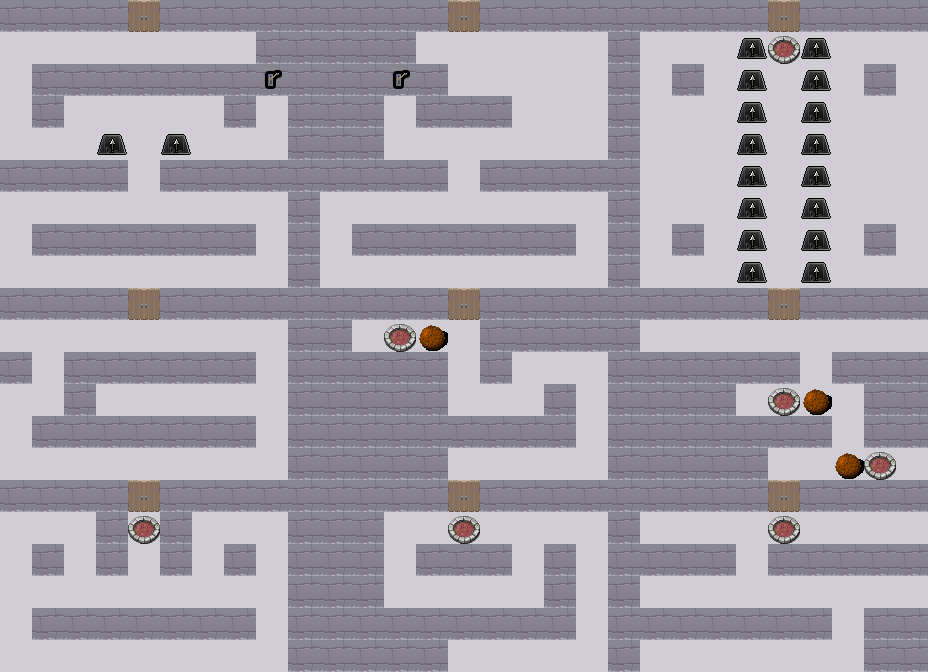

A 2D game scene composited from a Tiled map and its tileset images. What follows is a short description and the map's XML, with every tile layer's data as written:
An orthogonal 29x21 tile map with 32x32 px tiles, 1 tile layer (Tile Layer 1) and 4 objects.

<map version="1.0" orientation="orthogonal" renderorder="right-down" width="29" height="21" tilewidth="32" tileheight="32" nextobjectid="1">
 <tileset firstgid="1" name="tileset" tilewidth="32" tileheight="32" tilecount="9" columns="3">
  <image source="tileset.png" width="96" height="96" />
  <tile id="0">
   <objectgroup draworder="index">
    <object id="1" x="0" y="0" width="32" height="32" />
   </objectgroup>
  </tile>
  <tile id="2">
   <objectgroup draworder="index">
    <object id="1" x="0" y="0" width="32" height="32" />
   </objectgroup>
  </tile>
  <tile id="3">
   <properties>
    <property name="unity:layer" value="wall" />
   </properties>
   <objectgroup draworder="index">
    <object id="5" x="0" y="0" width="32" height="32" />
   </objectgroup>
  </tile>
  <tile id="5">
   <objectgroup draworder="index">
    <object id="1" x="0" y="0" width="32" height="32" />
   </objectgroup>
  </tile>
 </tileset>
 <layer name="Tile Layer 1" width="29" height="21">
  <data encoding="csv">
1,1,1,1,3,1,1,1,1,1,1,1,1,1,3,1,1,1,1,1,1,1,1,1,3,1,1,1,1,
2,2,2,2,2,2,2,2,1,1,1,1,1,2,2,2,2,2,2,1,2,2,2,7,5,7,2,2,2,
2,1,1,1,1,1,1,1,4,1,1,1,4,1,2,2,2,2,2,1,2,1,2,7,2,7,2,1,2,
2,1,2,2,2,2,2,1,2,1,1,1,2,1,1,1,2,2,2,1,2,2,2,7,2,7,2,2,2,
2,2,2,7,2,7,2,2,2,1,1,1,2,2,2,2,2,2,2,1,2,2,2,7,2,7,2,2,2,
1,1,1,1,2,1,1,1,1,1,1,1,1,1,2,1,1,1,1,1,2,2,2,7,2,7,2,2,2,
2,2,2,2,2,2,2,2,2,1,2,2,2,2,2,2,2,2,2,1,2,2,2,7,2,7,2,2,2,
2,1,1,1,1,1,1,1,2,1,2,1,1,1,1,1,1,1,2,1,2,1,2,7,2,7,2,1,2,
2,2,2,2,2,2,2,2,2,1,2,2,2,2,2,2,2,2,2,1,2,2,2,7,2,7,2,2,2,
1,1,1,1,3,1,1,1,1,1,1,1,1,1,3,1,1,1,1,1,1,1,1,1,3,1,1,1,1,
2,2,2,2,2,2,2,2,2,1,1,2,5,6,2,1,1,1,1,1,2,2,2,2,2,2,2,2,2,
1,2,1,1,1,1,1,1,2,1,1,1,1,1,2,1,2,2,2,1,1,1,1,1,1,2,1,1,1,
2,2,1,2,2,2,2,2,2,1,1,1,1,1,2,2,2,1,2,1,1,1,1,2,5,6,2,1,1,
2,1,1,1,1,1,1,1,2,1,1,1,1,1,1,1,1,1,2,1,1,1,1,1,1,1,2,1,1,
2,2,2,2,2,2,2,2,2,1,1,1,1,1,2,2,2,2,2,1,1,1,1,1,2,2,6,5,2,
1,1,1,1,3,1,1,1,1,1,1,1,1,1,3,1,1,1,1,1,1,1,1,1,3,1,1,1,1,
2,2,2,1,5,1,2,2,2,1,1,1,2,2,5,2,2,2,2,1,2,2,2,2,5,2,2,2,2,
2,1,2,1,2,1,2,1,2,1,1,1,2,1,1,1,2,1,2,1,1,1,1,2,1,1,1,1,1,
2,2,2,2,2,2,2,2,2,1,1,1,2,2,2,2,2,1,2,1,2,2,2,2,2,2,2,2,2,
2,1,1,1,1,1,1,1,2,1,1,1,1,1,1,1,1,1,2,1,1,1,1,1,1,1,2,1,1,
2,2,2,2,2,2,2,2,2,1,1,1,1,1,2,2,2,2,2,1,2,2,2,2,2,2,2,1,1
</data>
 </layer>
</map>
